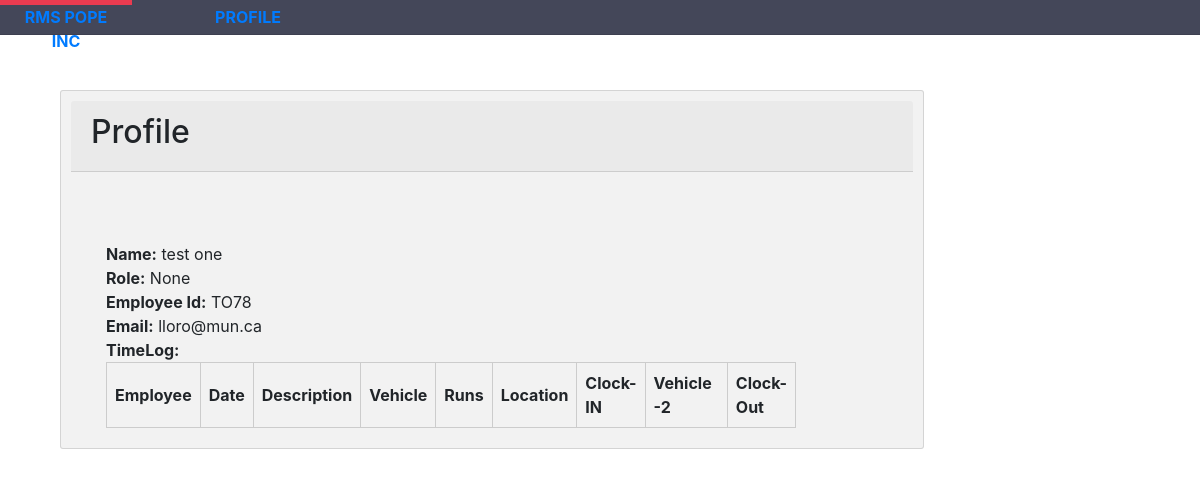
The page /Profile (signed in) on the database its author committed.
### Website/models.py (models this page shows)
class User(db.Model, UserMixin):
    id = db.Column(db.Integer, primary_key=True)
    email = db.Column(db.String(150), unique=True)
    password = db.Column(db.String(150))
    roles = db.Column(db.String(50))
    FirstName = db.Column(db.String(50))
    LastName = db.Column(db.String(50))
    Emp_id = db.Column(db.String(5))
    data = db.relationship('ClockIn', backref='user', lazy=True)

### Website/views.py (the view)
@views.route("/Profile", methods=['GET', 'POST'])
def profile():
    usr = current_user.id
    field = ['Employee', 'Date', 'Description', 'Vehicle', 'Runs', 'Location', 'Clock-IN', 'Vehicle-2', 'Clock-Out']
    Hours = current_user.Emp_id
    Emp_id = str(Hours)
    search = T.Search(EmpName_=Emp_id)
    return render_template("profile.html",user=usr, field=field,search=search)

### Website/Timesheet.py (called while the page is built)
def Search(EmpName_='',date=''):
    emp_id = str(EmpName_).upper()
    date = str(date).upper()
    lst = []
    sum_h = 0
    sum_m = 0
    with open(Time_Card, 'r') as file:
        for line in file:
            if line.startswith(emp_id):
                word = line.split(',')
                start = datetime.strptime(word[6], ' %H:%M')
                end = datetime.strptime(word[-1].strip(), '%H:%M') if len(word[-1]) >= 5 else datetime.strptime('00:00', '%H:%M')
                hours = (end - start).seconds // 3600
                minutes = ((end - start).seconds // 60) % 60
                if hours < 0:
                    hours = 0
                    minutes = 0
                sum_h += hours
                sum_m += minutes
                lst.append(line)
    return lst

### Website/__init__.py (called while the page is built)
def create_app():
    app = Flask(__name__)
    app.config['SECRET_KEY'] = 'RMSPOPE'
    app.config['SQLALCHEMY_DATABASE_URI'] = f'sqlite:///{DB_Name}'
    db.init_app(app)
    from .views import views
    from .auth import auth
    app.register_blueprint(views, url_prefix='/')
    app.register_blueprint(auth, url_prefix='/')
    from Website import models
    with app.app_context():
        db.create_all()
    login_manager = LoginManager()
    login_manager.login_view = 'auth.login'
    login_manager.init_app(app)
    @login_manager.user_loader
    def load_user(id):
        return models.User.query.get(int(id))
    return app

### Website/Templates/profile.html (shortened to what this page needs)
{% extends 'base.html' %}
{% block content %}
<head>
</head>
<body>
	<div class="card">
	<div class="card-header">
	<h2>Profile</h2>
	</div>
	<div class="card-body">
    <p class="card-text">
	<div class="container">
		<div class="row">
			<div class="col-8">
    <strong>Name:</strong>
	{{ current_user.FirstName }} {{ current_user.LastName }}<br/>
	<strong>Role:</strong>
	{{ current_user.roles }}<br/>
	<strong>Employee Id:</strong>
	{{ current_user.Emp_id }}<br/>
	<strong>Email:</strong>
	{{ current_user.email }}<br/>
	<strong>TimeLog:</strong>
		<table>
			<tr>
				{% for col in field %}
				<th>{{ col }}</th>
				{% endfor %}
			</tr>
		</table>
	</div>
    </p>
</body>
{% endblock %}

### Website/Templates/profile.html (style rules this page uses)
.container { display: flex; justify-content: space-between; }
.card { width: 80%; margin-bottom: 20px; padding: 10px; background-color: #f2f2f2; border-radius: 3px; }
.card table { width: 100%; border-collapse: collapse; }
.card table th, .card table td { padding: 8px; border: 1px solid #ccc; }

### rows shown on the page
User: FirstName "test", LastName "one", roles "None", Emp_id "TO78", email "lloro@mun.ca"

### other values the page prints
{{ col }} "Employee" "Date" "Description" "Vehicle" "Runs" "Location" "Clock-IN" "Vehicle-2" "Clock-Out"
